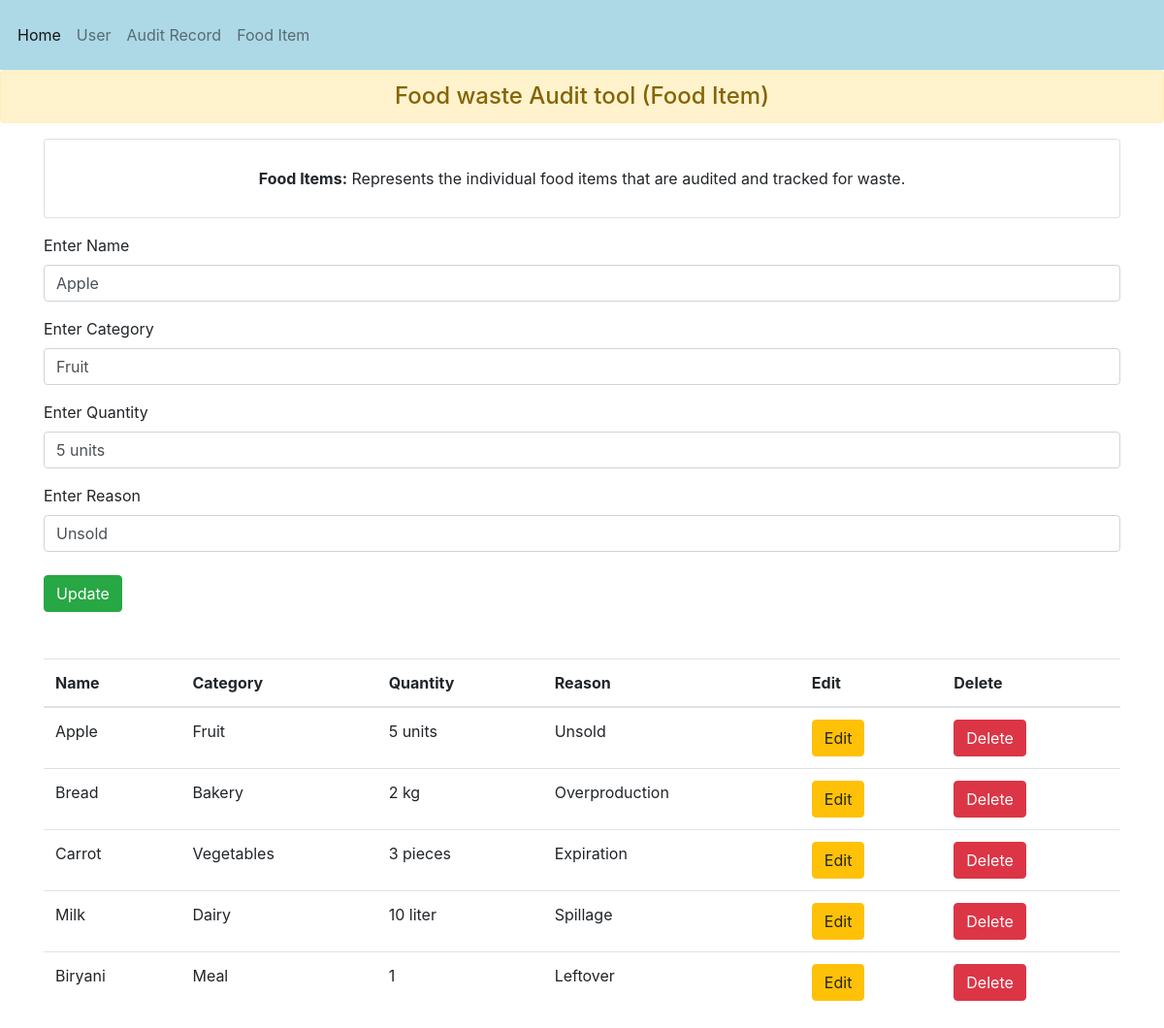
The page /update_food_item/15 on the database its author committed.
### app/models.py (models this page shows, shortened)
class Food_Items(models.Model):
    name  = models.CharField(max_length=200)
    category  = models.CharField(max_length=200)
    quantity = models.TextField()
    reason = models.TextField()
    items = models.ManyToManyField(Audit_Record, related_name='unused_field')

### app/views.py (the view)
# urls.py: path('update_food_item/<str:id>', views.UPDATE_food_item, name='update_food_item'),
def UPDATE_food_item(request, id):
    sel_foodwaste = Food_Items.objects.get(id = id)
    re = Food_Items.objects.all()
    context = {
        'sel_foodwaste' : sel_foodwaste,
        're' : re,
    }
    return render(request, 'food_item.html', context)

### app/templates/food_item.html (shortened to what this page needs)
{% load static %}
<!doctype html>
<html lang="en">
  <head>
    <link rel="stylesheet" href="https://cdn.jsdelivr.net/npm/bootstrap@4.3.1/dist/css/bootstrap.min.css">
    <link rel="stylesheet" type="text/css" href="{% static 'style.css' %}">
  </head>
  <body>
    <nav class="navbar navbar-expand-lg navbar-light ">
        <div class="collapse navbar-collapse" id="navbarNavAltMarkup">
          <div class="navbar-nav">
            <a class="nav-item nav-link active" href="{% url 'index' %}">Home</a>
            <a class="nav-item nav-link" href="{% url 'user' %}">User</a>
            <a class="nav-item nav-link" href="{% url 'audit_record' %}">Audit Record</a>
            <a class="nav-item nav-link" href="{% url 'food_items' %}">Food Item</a>
          </div>
        </div>
      </nav>
<h4 class="alert alert-warning text-center">Food waste Audit tool (Food Item)</h4>
<div class="container text-center">
  <div class="card p-3">
    <ul class="list-group list-group-flush">
      <li class="list-group-item"><strong>Food Items:</strong> Represents the individual food items that are audited and tracked for waste.</li>
    </ul>
  </div>
</div>
    <div class="container mt-3">
        {% if sel_foodwaste %}
        <form method="POST" action="{% url 'update_done_food_item' sel_foodwaste.id %}">
            <div class="form-group">
              <label>Enter Name</label>
              <input type="text" class="form-control" value="{{sel_foodwaste.name}}" name="name" placeholder="Represents the name or description of the food item" required>
            </div>
            <div class="form-group">
                <label>Enter Category</label>
                <input type="text" class="form-control" value="{{sel_foodwaste.category}}"  name="category" placeholder="Represents the category or type of the food item (e.g., fruits, vegetables etc)" required>
            </div>
            <div class="form-group">
                <label>Enter Quantity</label>
                <input type="text" class="form-control" value="{{sel_foodwaste.quantity}}" name="quantity" pattern="[0-9]+" placeholder="Represents the quantity or amount of the food item wasted" required>
            </div>
            <div class="form-group">
                <label>Enter Reason</label>
                <input type="text" class="form-control" value="{{sel_foodwaste.reason}}" name="reason" placeholder="Capture the reason for the food waste (e.g., Leftovers, Unsold, Overbuying, expired)" required>
            </div>
            <button type="submit" class="btn btn-success">Update</button>
        </form>
        {% endif %}
    </div>
<div class="container mt-5">
    <table class="table">
        <thead>
          <tr>
            <th scope="col">Name</th>
            <th scope="col">Category</th>
            <th scope="col">Quantity</th>
            <th scope="col">Reason</th>
            <th scope="col">Edit</th>
            <th scope="col">Delete</th>
          </tr>
        </thead>
        <tbody>
            {% for i in re %}
            <tr>
                <td>{{i.name}}</td>
                <td>{{i.category}}</td>
                <td>{{i.quantity}}</td>
                <td>{{i.reason}}</td>
                <td>
                    <a href="/update_food_item/{{i.id}}" class="btn btn-warning">Edit</a>
                </td>
                <td>
                    <a href="/delete_food_item/{{i.id}}" class="btn btn-danger">Delete</a>
                </td>
            </tr>
            {% endfor %}
        </tbody>
      </table>
</div>
  </body>
</html>

### app/static/style.css (style rules this page uses)
.navbar { background-color: lightblue; overflow: hidden; display: flex; justify-content: flex-start; padding: 10px; }
.navbar a { color: white; text-align: center; padding: 14px 16px; text-decoration: none; }

### rows shown on the page
Food_Items: name "Apple", category "Fruit", quantity "5 units", reason "Unsold"
Food_Items: name "Bread", category "Bakery", quantity "2 kg", reason "Overproduction"
Food_Items: name "Carrot", category "Vegetables", quantity "3 pieces", reason "Expiration"
Food_Items: name "Milk", category "Dairy", quantity "10 liter", reason "Spillage"
Food_Items: name "Biryani", category "Meal", quantity "1", reason "Leftover"
